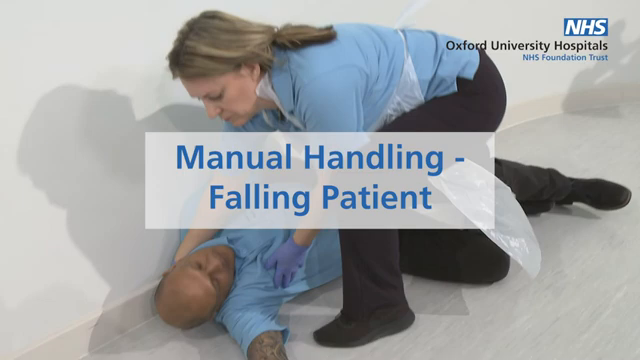
#> input picture frame 52 of WhatsApp Video 2024-03-20 at 10.34.52 PM.mp4, 640 x 360 px, given in place of Guardforce's Bed Exit and fall detection alarm.avi, which was not available
$ python Fall_detection.py
#> lines starting #> are read from the running program, lines starting #| are printed output that depends on the picture; pictures that were not available may be replaced by others from this repository, and a replacement may not be noted
#> further down, frame is the input picture: shape (360, 640, 3); mean B, G, R 163.9, 162.2, 159.4
import cv2
import numpy as np
import math
import winsound
import time

cap = cv2.VideoCapture("C:/Users/murahari/Downloads/Guardforce's Bed Exit and fall detection alarm.avi")
# cap = cv2.VideoCapture("C:\\Users\\singl\\Downloads\\MM803\\Video DataSet\\Home_02\\video (41).avi")
# cap = cv2.VideoCapture("C:\\Users\\singl\\Downloads\\MM803\\Video DataSet\\Lecture room\\video (9).avi")

count = 0
slope = 0
slope1 = 100
minArea = 120 * 100
radianToDegree = 57.324
minimumLengthOfLine = 150.0
minAngle = 18
maxAngle = 72
list_falls = []
count_fall = 0
firstFrame = None

time.sleep(1)


# Function definition for frame Conversion
def convertFrame(frame):
    r = 750.0 / frame.shape[1]
#> r = 1.17
    dim = (750, int(frame.shape[0] * r))
#> dim = (750, 421)
    frame = cv2.resize(frame, dim, interpolation=cv2.INTER_AREA)
#> frame: shape (421, 750, 3)
    gray = cv2.cvtColor(frame, cv2.COLOR_BGR2GRAY)
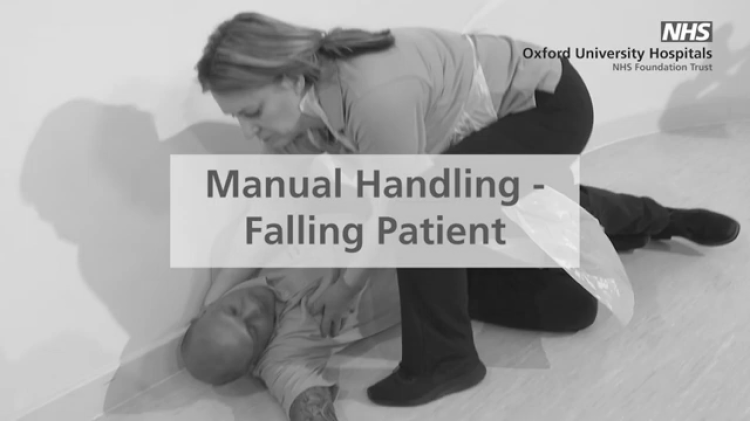
#> gray: shape (421, 750); min 9, max 255, mean 161.4
    gray = cv2.GaussianBlur(gray, (31, 31), 0)
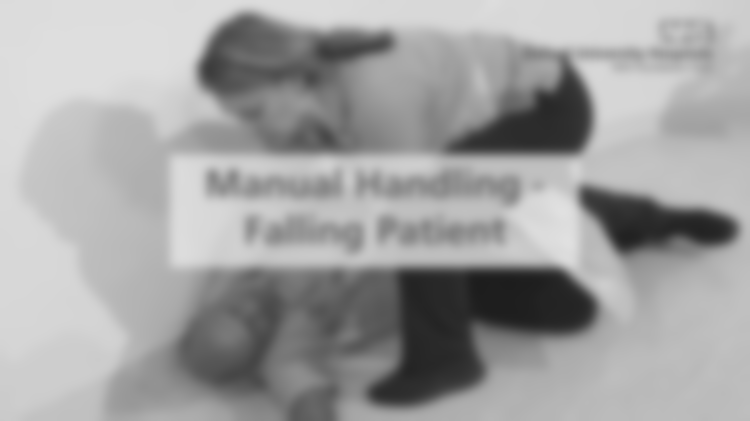
#> gray: shape (421, 750); min 29, max 225, mean 161.4

    return frame, gray


while True:
    ret, frame = cap.read()
    if frame is None:
        break
    frame, gray = convertFrame(frame);

    # comparison Frame
    if firstFrame is None:
        time.sleep(1.0)
        _, frame = cap.read()
        frame, gray = convertFrame(frame)
        firstFrame = gray
        continue

    # Frame difference between current and comparison frame
    frameDelta = cv2.absdiff(firstFrame, gray)
    # Thresholding
    thresh1 = cv2.threshold(frameDelta, 20, 255, cv2.THRESH_BINARY)[1]
    # Dilation of Pixels
    thresh = cv2.dilate(thresh1, None, iterations=15)

    # Finding the Region of Interest with changes
    contours, _ = cv2.findContours(thresh.copy(), cv2.RETR_EXTERNAL, cv2.CHAIN_APPROX_SIMPLE)

    for con in contours:

        if len(con) >= 5 and cv2.contourArea(con) > minArea:
            # Co-ordinates of extreme points
            extTop = tuple(con[con[:, :, 1].argmin()][0])
            extBot = tuple(con[con[:, :, 1].argmax()][0])
            extLeft = tuple(con[con[:, :, 0].argmin()][0])
            extRight = tuple(con[con[:, :, 0].argmax()][0])

            line1 = math.sqrt((extTop[0] - extBot[0]) * (extTop[0] - extBot[0]) + (
                        extTop[1] - extBot[1]) * (extTop[1] - extBot[1]))
            midPoint = [extTop[0] - int((extTop[0] - extBot[0]) / 2),
                        extTop[1] - int((extTop[1] - extBot[1]) / 2)]
            if line1 > minimumLengthOfLine:
                if extTop[0] != extBot[0]:
                    slope = abs(extTop[1] - extBot[1]) / (extTop[0] - extBot[0])
            else:
                if extRight[0] != extLeft[0]:
                    slope = abs(extRight[1] - extLeft[1]) / (extRight[0] - extLeft[0])

            # Angle in Radians with perpendicular
            originalAngleP = np.arctan((slope1 - slope) / (1 + slope1 * slope))
            # Angle with Horizontal
            originalAngleH = np.arctan(slope)
            # Angle in degrees
            originalAngleH = originalAngleH * radianToDegree
            originalAngleP = originalAngleP * radianToDegree

            if abs(originalAngleP) > minAngle and abs(originalAngleH) < maxAngle and abs(
                    originalAngleP) + abs(originalAngleH) > 89 and abs(
                    originalAngleP) + abs(originalAngleH) < 91:
                count += 1
                if count > 18:
                    count_fall += 1
                    list_falls.append((time.time()))
                    if count_fall > 1:
                        if list_falls[len(list_falls) - 1] - list_falls[len(list_falls) - 2] < 0.5:
                            print("Fall detected")
                        else:
                            continue

                    count = 0

    cv2.imshow('Frame', frame)

    k = cv2.waitKey(30) & 0xff
    if k == 27:
        break

cap.release()
cv2.waitKey(1)
cv2.destroyAllWindows()

$ run again, starting later in the video
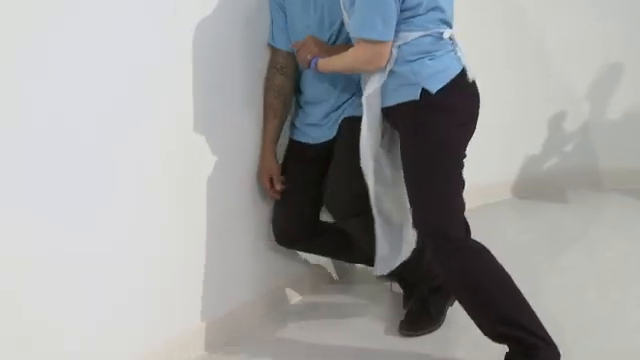
#> input picture frame 237 of WhatsApp Video 2024-03-20 at 10.34.52 PM.mp4, 640 x 360 px, given in place of Guardforce's Bed Exit and fall detection alarm.avi, which was not available
#> frame is the input picture: shape (360, 640, 3); mean B, G, R 160.2, 160, 159.2
#> frame: shape (421, 750, 3)
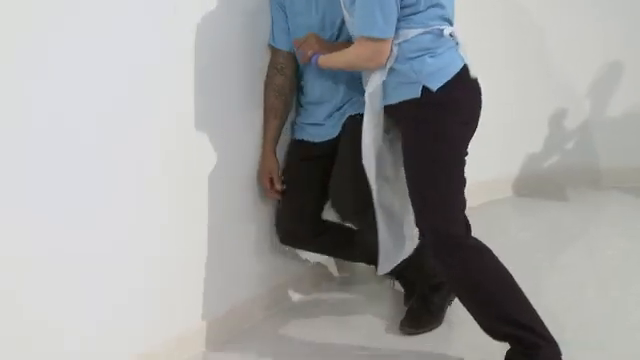
#> input picture frame 238 of WhatsApp Video 2024-03-20 at 10.34.52 PM.mp4, 640 x 360 px, given in place of Guardforce's Bed Exit and fall detection alarm.avi, which was not available
#> frame is the input picture: shape (360, 640, 3); mean B, G, R 160, 159.8, 159
#> frame: shape (421, 750, 3)
#> in convertFrame (call 2), `gray = cv2.cvtColor(frame, cv2.COLOR_BGR2GRAY)`:
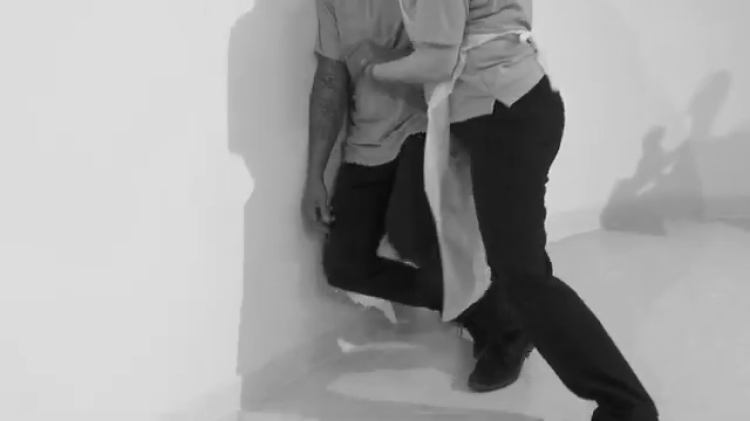
#> gray: shape (421, 750); min 7, max 232, mean 159.5
